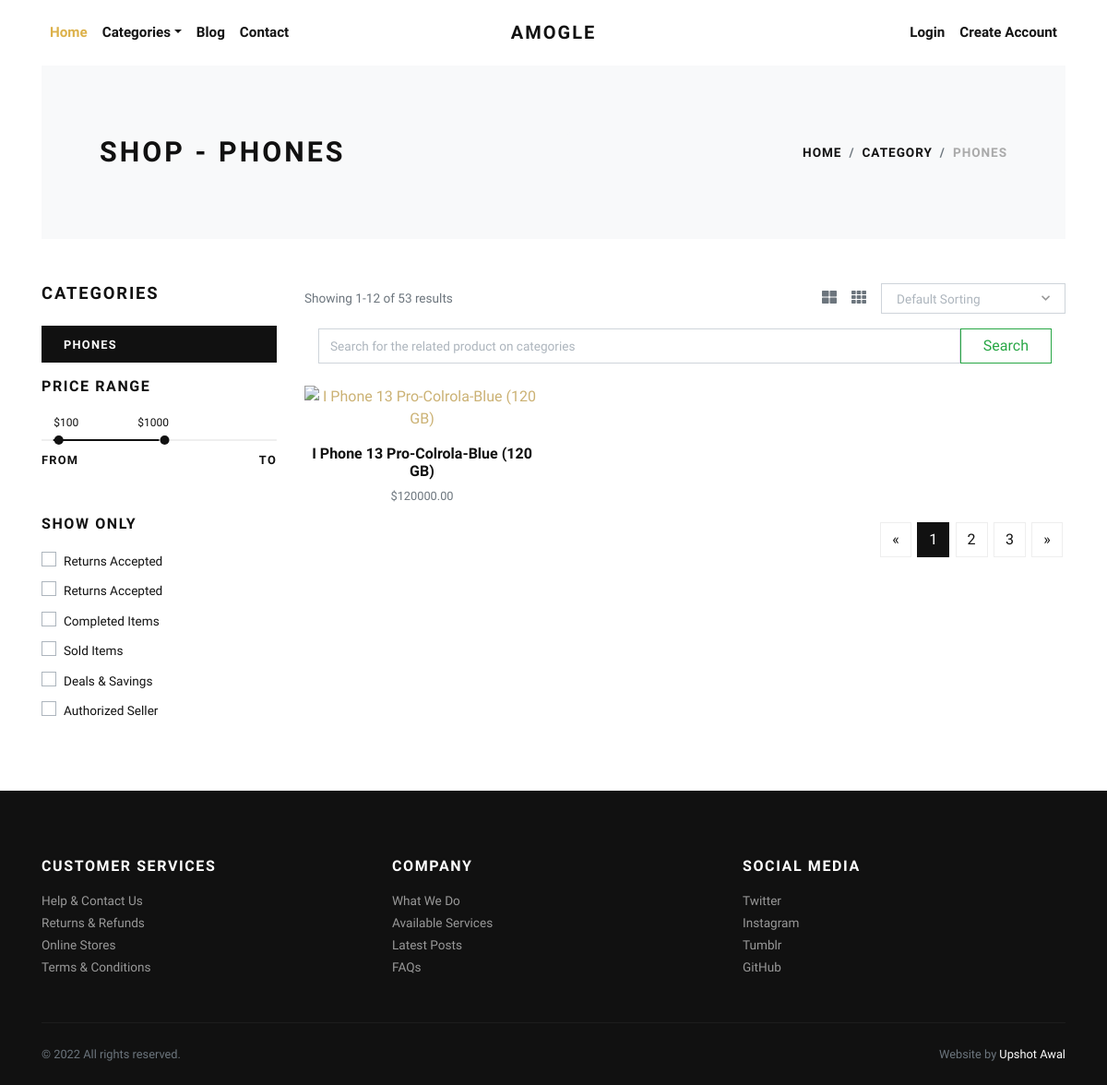
Page /phones/ on the committed database.
### store/models.py (models this page shows, shortened)
class Category(models.Model):
    title = models.CharField(max_length=50, verbose_name="Category Title")
    slug = models.SlugField(max_length=55, verbose_name="Category Slug")
    description = models.TextField(
        blank=True, verbose_name="Category Description")
    category_image = models.ImageField(
        upload_to='category', blank=True, null=True, verbose_name="Category Image")
    is_active = models.BooleanField(verbose_name="Is Active?")
    is_featured = models.BooleanField(verbose_name="Is Featured?")
    created_at = models.DateTimeField(
        auto_now_add=True, verbose_name="Created Date")
    updated_at = models.DateTimeField(
        auto_now=True, verbose_name="Updated Date")
    class Meta:
        verbose_name_plural = 'Categories'
        ordering = ('-created_at', )

class Product(models.Model):
    title = models.CharField(max_length=150, verbose_name="Product Title")
    slug = models.SlugField(max_length=160, verbose_name="Product Slug")
    sku = models.CharField(max_length=255, unique=True,
                           verbose_name="Unique Product ID (SKU)")
    short_description = models.TextField(verbose_name="Short Description")
    detail_description = models.TextField(
        blank=True, null=True, verbose_name="Detail Description")
    product_image = models.ImageField(
        upload_to='product', blank=True, null=True, verbose_name="Product Image")
    price = models.DecimalField(max_digits=8, decimal_places=2)
    category = models.ForeignKey(
        Category, verbose_name="Product Categoy", on_delete=models.CASCADE)
    is_active = models.BooleanField(verbose_name="Is Active?")
    is_featured = models.BooleanField(verbose_name="Is Featured?")
    created_at = models.DateTimeField(
        auto_now_add=True, verbose_name="Created Date")
    updated_at = models.DateTimeField(
        auto_now=True, verbose_name="Updated Date")
    class Meta:
        verbose_name_plural = 'Products'
        ordering = ('-created_at', )

### store/views.py (the view)
# urls.py: path('<slug:slug>/', views.category_products, name="category-products"),
def category_products(request, slug):
    if 'q' in request.GET:
        q = request.GET['q']
        category = get_object_or_404(Category, slug=slug)
        products = Product.objects.filter(title__icontains=q)
        categories = Category.objects.filter(is_active=True)
        context = {
            'category': category,
            'products': products,
            'categories': categories,
        }
    else:
        category = get_object_or_404(Category, slug=slug)
        products = Product.objects.filter(is_active=True, category=category)
        categories = Category.objects.filter(is_active=True)
        context = {
            'category': category,
            'products': products,
            'categories': categories,
        }
    return render(request, 'store/category_products.html', context)

### store/context_preprocessors.py (called while the page is built)
def store_menu(request):
    categories = Category.objects.filter(is_active=True)
    context = {
        'categories_menu': categories,
    }
    return context

def cart_menu(request):
    if request.user.is_authenticated:
        cart_items= Cart.objects.filter(user=request.user)
        context = {
            'cart_items': cart_items,
        }
    else:
        context = {}
    return context

### templates/store/category_products.html (shortened to what this page needs)
{% extends 'base.html' %}
{% load static %}
    {% block content %}
      <div class="container">
        <section class="py-5 bg-light">
          <div class="container">
            <div class="row px-4 px-lg-5 py-lg-4 align-items-center">
              <div class="col-lg-6">
                <h1 class="h2 text-uppercase mb-0">Shop - {{category.title}}</h1>
              </div>
              <div class="col-lg-6 text-lg-right">
                <nav aria-label="breadcrumb">
                  <ol class="breadcrumb justify-content-lg-end mb-0 px-0">
                    <li class="breadcrumb-item"><a href="{% url 'store:home' %}">Home</a></li>
                    <li class="breadcrumb-item"><a href="{% url 'store:all-categories' %}">Category</a></li>
                    <li class="breadcrumb-item active" aria-current="page">{{category.title}}</li>
                  </ol>
                </nav>
              </div>
            </div>
          </div>
        </section>
        <section class="py-5">
          <div class="container p-0">
            <div class="row">
              <div class="col-lg-3 order-2 order-lg-1">
                <h5 class="text-uppercase mb-4">Categories</h5>
                {% if categories %}
                  {% for cat in categories %}
                    <a href="{% url 'store:category-products' cat.slug %}">
                      <div class="py-2 px-4 {% if category == cat %}bg-dark text-white {% else %}bg-light{% endif %} mb-3">
                        <strong class="small text-uppercase font-weight-bold">{{cat.title}}</strong>
                      </div>
                    </a>
                  {% endfor %}
                {% endif %}
                <h6 class="text-uppercase mb-4">Price range</h6>
                <div class="price-range pt-4 mb-5">
                  <div id="range"></div>
                  <div class="row pt-2">
                    <div class="col-6"><strong class="small font-weight-bold text-uppercase">From</strong></div>
                    <div class="col-6 text-right"><strong class="small font-weight-bold text-uppercase">To</strong></div>
                  </div>
                </div>
                <h6 class="text-uppercase mb-3">Show only</h6>
                <div class="custom-control custom-checkbox mb-1">
                  <label class="custom-control-label text-small" for="customCheck1">Returns Accepted</label>
                </div>
                <div class="custom-control custom-checkbox mb-1">
                  <label class="custom-control-label text-small" for="customCheck2">Returns Accepted</label>
                </div>
                <div class="custom-control custom-checkbox mb-1">
                  <label class="custom-control-label text-small" for="customCheck3">Completed Items</label>
                </div>
                <div class="custom-control custom-checkbox mb-1">
                  <label class="custom-control-label text-small" for="customCheck4">Sold Items</label>
                </div>
                <div class="custom-control custom-checkbox mb-1">
                  <label class="custom-control-label text-small" for="customCheck5">Deals &amp; Savings</label>
                </div>
                <div class="custom-control custom-checkbox mb-4">
                  <label class="custom-control-label text-small" for="customCheck6">Authorized Seller</label>
                </div>
              </div>
              <div class="col-lg-9 order-1 order-lg-2 mb-5 mb-lg-0">
                <div class="row mb-3 align-items-center">
                  <div class="col-lg-6 mb-2 mb-lg-0">
                    <p class="text-small text-muted mb-0">Showing 1-12 of 53 results</p>
                  </div>
                  <div class="col-lg-6">
                    <ul class="list-inline d-flex align-items-center justify-content-lg-end mb-0">
                      <li class="list-inline-item text-muted mr-3"><a class="reset-anchor p-0" href="#"><i class="fas fa-th-large"></i></a></li>
                      <li class="list-inline-item text-muted mr-3"><a class="reset-anchor p-0" href="#"><i class="fas fa-th"></i></a></li>
                      <li class="list-inline-item">
                      </li>
                    </ul>
                  </div>
                </div>
                <div class ="container">
                  <form class="d-flex">
                    <input class="form-control me-2" input name="q" type="search" placeholder="Search for the related product on categories" aria-label="Search">
                    <button class="btn btn-outline-success" type="submit">Search</button>
                  </form>
                </div>
                <div class="row">
                  {% if products %}
                    {% for product in products %}
                      <div class="col-lg-4 col-sm-6">
                        <div class="product text-center">
                          <div class="mb-3 position-relative">
                            <a class="d-block" href="{% url 'store:product-detail' product.slug %}">
                            </a>
                          </div>
                          <h6> <a class="reset-anchor" href="{% url 'store:product-detail' product.slug %}">{{product.title}}</a></h6>
                          <p class="small text-muted">${{product.price}}</p>
                        </div>
                      </div>
                    {% endfor %}
                  {% endif %}
                </div>
                <nav aria-label="Page navigation example">
                  <ul class="pagination justify-content-center justify-content-lg-end">
                    <li class="page-item"><a class="page-link" href="#" aria-label="Previous"><span aria-hidden="true">«</span></a></li>
                    <li class="page-item active"><a class="page-link" href="#">1</a></li>
                    <li class="page-item"><a class="page-link" href="#">2</a></li>
                    <li class="page-item"><a class="page-link" href="#">3</a></li>
                    <li class="page-item"><a class="page-link" href="#" aria-label="Next"><span aria-hidden="true">»</span></a></li>
                  </ul>
                </nav>
              </div>
            </div>
          </div>
        </section>
      </div>
      {% endblock content %}

### static/css/style.default.css (style rules this page uses)
.text-small { font-size: 0.85rem !important; }
strong { font-weight: 700; }
.text-uppercase { text-transform: uppercase; letter-spacing: 0.1em; }
.reset-anchor { color: inherit; transition: all 0.3s; }
.noUi-target { background: #efefef; border-radius: 0; border: none; box-shadow: none; }
.noUi-horizontal { height: 2px; }
.btn { font-weight: 400; border: 1px solid transparent; font-family: inherit; padding: 0.375rem 1.5rem; font-size: 1rem; line-height: 1.5; border-radius: 0; transition: color 0.15s ease-in-out, background-color 0.15s ease-in-out, border-color 0.15s ease-in-out, box-shadow 0.15s ease-in-out; }
.btn-outline-success { color: #28a745; background-color: transparent; background-image: none; border-color: #28a745; }
body { font-family: "Libre Franklin", sans-serif; font-size: 1rem; font-weight: 400; line-height: 1.5; color: #111111; background-color: #fff; }
a { color: #dcb14a; text-decoration: none; }
h1, h2, h3, h4, h5, h6, .h1, .h2, .h3, .h4, .h5, .h6 { margin-bottom: 0.5rem; font-family: inherit; font-weight: 900; line-height: 1.2; color: inherit; }
h1, .h1 { font-size: 2.2rem; }
h2, .h2 { font-size: 1.9rem; }
h5, .h5 { font-size: 1.15rem; }
h6, .h6 { font-size: 1rem; }
small, .small { font-size: 80%; font-weight: 400; }
.page-item:first-child .page-link { border-top-left-radius: 0; border-bottom-left-radius: 0; }
.page-item:last-child .page-link { border-top-right-radius: 0; border-bottom-right-radius: 0; }
.page-item.active .page-link { color: #fff; background-color: #111111; border-color: #111111; }
.page-link { padding: 0.5rem 0.75rem; line-height: 1.25; color: #111111; background-color: none; border: 1px solid #eee; margin: 0.2rem; transition: all 0.3s; }
.bg-light { background-color: #f8f9fa !important; }
.bg-dark { background-color: #111111 !important; }
.form-control { padding: 0.375rem 0.75rem; font-size: 1rem; line-height: 1.5; color: #495057; background-color: #fff; border: 1px solid #ced4da; border-radius: 0; transition: border-color 0.15s ease-in-out, box-shadow 0.15s ease-in-out; }
.form-control::placeholder { color: #adb5bd; font-size: 0.85rem; font-weight: 400; }
.custom-checkbox .custom-control-label::before { border-radius: 0; }
.custom-control-label { font-weight: 400; line-height: 2.1em; cursor: pointer; }
.breadcrumb { background: #f8f9fa; }
.breadcrumb-item { font-size: 0.85rem; text-transform: uppercase; letter-spacing: 0.07em; font-weight: 900; color: #111111; }
.breadcrumb-item a { color: inherit; transition: all 0.3s; }
.breadcrumb-item.active { color: #aaa; }

### rows in the picture
Category: title "PHONES"
Product: title "I Phone 13 Pro-Colrola-Blue (120 GB)", price "120000.00"
